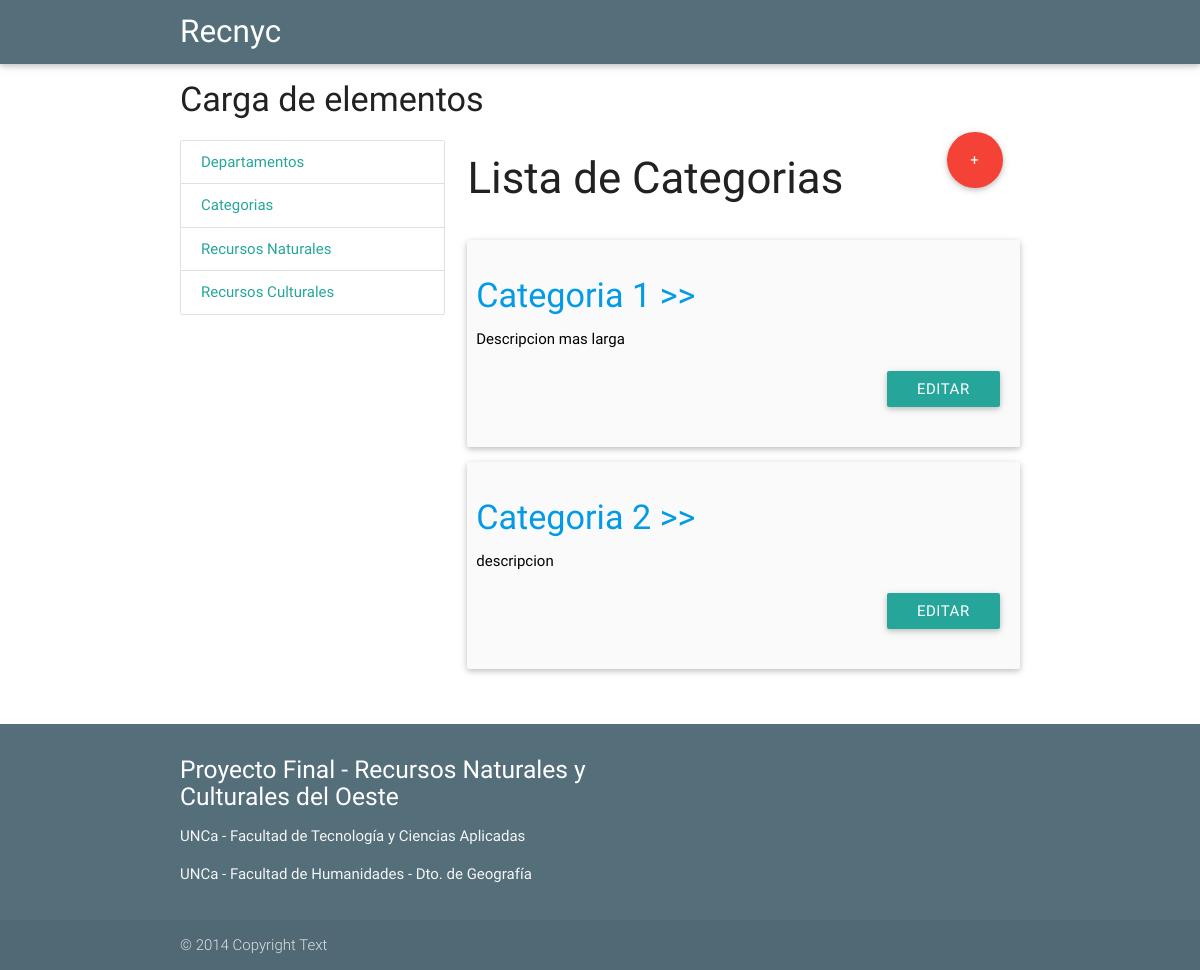
/cargabase/categoria/list/, run on the app's committed database.
### cargabase/models.py (models this page shows, shortened)
class Categoria(models.Model):
    categoria = models.TextField(max_length=100)
    descripcion = models.TextField(max_length=150, blank= True)
    departamento = models.ForeignKey(Departamento)

### cargabase/views.py (the view)
class CategoriaList(ListView):
    model = Categoria
    def get_context_data(self, **kwargs):
        context = super(CategoriaList, self).get_context_data(**kwargs)
        context['categoria'] = Categoria.objects.all()
        return context
    def get_queryset(self):
        return ListView.get_queryset(self)

### cargabase/templates/cargabase/categoria_list.html (shortened to what this page needs)
{% extends "base.html" %}
{% block content %}
	<div class="row">
    	<div class="col m10"><h3> Lista de Categorias </h3></div>
    	<div class="col m2">
    	<a href="{% url 'categoria-add' %}"class="btn-floating btn-large waves-effect waves-light red">
    		<span class="material-icons">+</span>
    	</a></div>
    </div>
    {%if object_list %}
    	{% for categoria in object_list %}
        	<div class="card-panel grey lighten-5 z-depth-1">
          		<div class="row valign-wrapper">
            		<div class="col s12">
              			<span class="black-text">
              				<div class="row">
                				<a href="{% url 'categoria-detail' categoria.id %}"><h4>{{ categoria.categoria}} >></h4></a>
                					{{ categoria.descripcion }}
                 			</div>
                			<div class="right"><a href="{% url 'categoria-update' categoria.id %}" class="waves-effect waves-light btn">Editar</a></div>
              			</span>
               		</div>
          		</div>
        	</div>
		{% endfor %}
     {% endif %}
{% endblock %}

### data on the page
Categoria: categoria "Categoria 1", descripcion "Descripcion mas larga"
Categoria: categoria "Categoria 2", descripcion "descripcion"
